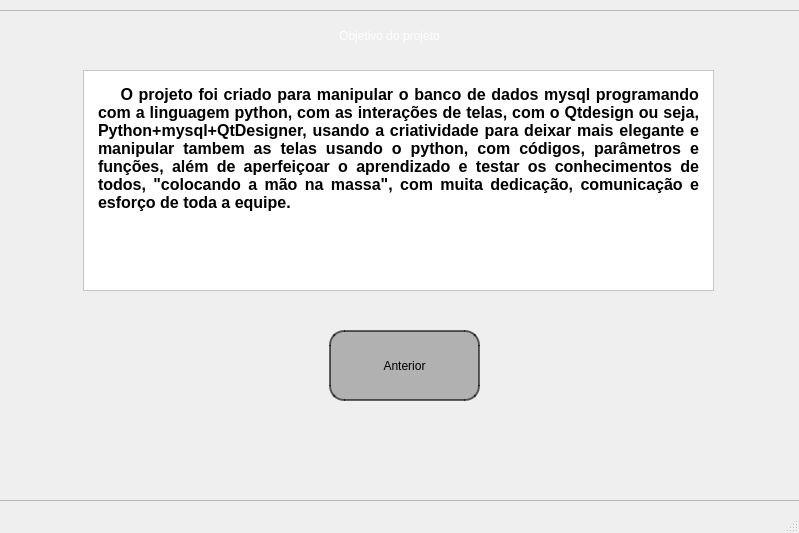
<?xml version="1.0" encoding="UTF-8"?>
<ui version="4.0">
 <class>MainWindow</class>
 <widget class="QMainWindow" name="MainWindow">
  <property name="geometry">
   <rect>
    <x>0</x>
    <y>0</y>
    <width>799</width>
    <height>533</height>
   </rect>
  </property>
  <property name="windowTitle">
   <string>MainWindow</string>
  </property>
  <widget class="QWidget" name="centralwidget">
   <widget class="QTextEdit" name="textEdit">
    <property name="geometry">
     <rect>
      <x>83</x>
      <y>70</y>
      <width>631</width>
      <height>221</height>
     </rect>
    </property>
    <property name="styleSheet">
     <string notr="true">padding: 10px;
background-color: rgb(255, 255, 255);</string>
    </property>
    <property name="html">
     <string>&lt;!DOCTYPE HTML PUBLIC &quot;-//W3C//DTD HTML 4.0//EN&quot; &quot;http://www.w3.org/TR/REC-html40/strict.dtd&quot;&gt;
&lt;html&gt;&lt;head&gt;&lt;meta name=&quot;qrichtext&quot; content=&quot;1&quot; /&gt;&lt;style type=&quot;text/css&quot;&gt;
p, li { white-space: pre-wrap; }
&lt;/style&gt;&lt;/head&gt;&lt;body style=&quot; font-family:'MS Shell Dlg 2'; font-size:8.25pt; font-weight:400; font-style:normal;&quot;&gt;
&lt;p align=&quot;justify&quot; style=&quot; margin-top:0px; margin-bottom:0px; margin-left:0px; margin-right:0px; -qt-block-indent:0; text-indent:0px;&quot;&gt;&lt;span style=&quot; font-size:12pt; font-weight:600;&quot;&gt;    O projeto foi criado para manipular o banco de dados mysql programando com a linguagem python, com as interações de telas, com o Qtdesign ou seja, Python+mysql+QtDesigner, usando a criatividade para deixar mais elegante e manipular tambem as telas usando o python, com códigos, parâmetros e funções, além de aperfeiçoar o aprendizado e testar os conhecimentos de todos, &amp;quot;colocando a mão na massa&amp;quot;, com muita dedicação, comunicação e esforço de toda a equipe.&lt;/span&gt;&lt;/p&gt;&lt;/body&gt;&lt;/html&gt;</string>
    </property>
   </widget>
   <widget class="QFrame" name="frame">
    <property name="geometry">
     <rect>
      <x>-11</x>
      <y>10</y>
      <width>831</width>
      <height>491</height>
     </rect>
    </property>
    <property name="frameShape">
     <enum>QFrame::StyledPanel</enum>
    </property>
    <property name="frameShadow">
     <enum>QFrame::Raised</enum>
    </property>
    <widget class="QLabel" name="label">
     <property name="geometry">
      <rect>
       <x>130</x>
       <y>0</y>
       <width>541</width>
       <height>51</height>
      </rect>
     </property>
     <property name="styleSheet">
      <string notr="true">font: 16pt &quot;MS Shell Dlg 2&quot;;
color: rgb(255, 255, 255);</string>
     </property>
     <property name="text">
      <string>Objetivo do projeto</string>
     </property>
     <property name="alignment">
      <set>Qt::AlignCenter</set>
     </property>
    </widget>
    <widget class="QLabel" name="label_2">
     <property name="geometry">
      <rect>
       <x>10</x>
       <y>-250</y>
       <width>821</width>
       <height>881</height>
      </rect>
     </property>
     <property name="text">
      <string/>
     </property>
     <property name="pixmap">
      <pixmap>SENAC - Educar para Trabalhar PLANO DE FUNDO Teams 1920x1080.png</pixmap>
     </property>
    </widget>
    <widget class="QPushButton" name="pushButton">
     <property name="geometry">
      <rect>
       <x>340</x>
       <y>320</y>
       <width>151</width>
       <height>71</height>
      </rect>
     </property>
     <property name="styleSheet">
      <string notr="true">QPushButton{
	font: 14pt &quot;MS Shell Dlg 2&quot;;
	background-color: rgb(177, 177, 177);
border-style: outset;
border-radius: 15px;
border-width: 2px;
border-color:rgb(0, 0, 0,150)
}

QPushButton:hover{
background-color: rgb(255, 255, 255);
color: rgb(53, 53, 53);

}
</string>
     </property>
     <property name="text">
      <string>Anterior</string>
     </property>
    </widget>
    <zorder>label_2</zorder>
    <zorder>label</zorder>
    <zorder>pushButton</zorder>
   </widget>
   <zorder>frame</zorder>
   <zorder>textEdit</zorder>
  </widget>
  <widget class="QMenuBar" name="menubar">
   <property name="geometry">
    <rect>
     <x>0</x>
     <y>0</y>
     <width>799</width>
     <height>21</height>
    </rect>
   </property>
  </widget>
  <widget class="QStatusBar" name="statusbar"/>
 </widget>
 <resources/>
 <connections/>
</ui>
